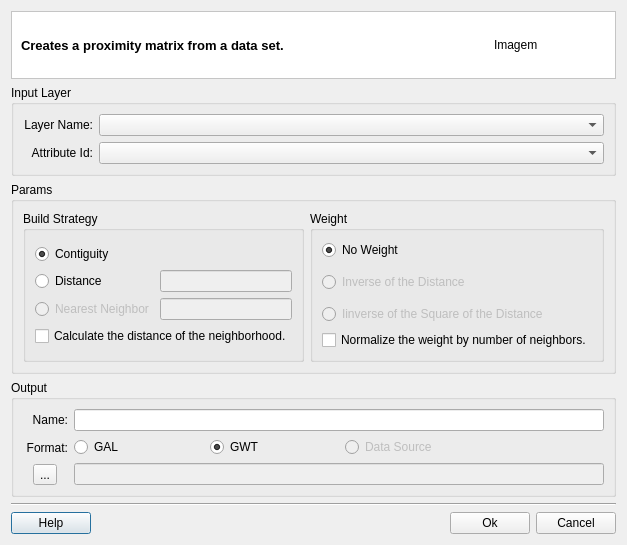
<?xml version="1.0" encoding="UTF-8"?>
<ui version="4.0">
 <class>ProximityMatrixCreatorDialogForm</class>
 <widget class="QDialog" name="ProximityMatrixCreatorDialogForm">
  <property name="geometry">
   <rect>
    <x>0</x>
    <y>0</y>
    <width>584</width>
    <height>505</height>
   </rect>
  </property>
  <property name="windowTitle">
   <string>Create Proximity Matrix</string>
  </property>
  <layout class="QGridLayout" name="gridLayout_18">
   <item row="0" column="0">
    <layout class="QGridLayout" name="gridLayout_17">
     <item row="0" column="0">
      <widget class="QFrame" name="frame">
       <property name="styleSheet">
        <string notr="true">QWidget { background: white }</string>
       </property>
       <property name="frameShape">
        <enum>QFrame::StyledPanel</enum>
       </property>
       <property name="frameShadow">
        <enum>QFrame::Sunken</enum>
       </property>
       <layout class="QGridLayout" name="gridLayout_2">
        <item row="0" column="0">
         <widget class="QLabel" name="m_titleLabel">
          <property name="font">
           <font>
            <pointsize>10</pointsize>
            <weight>75</weight>
            <bold>true</bold>
           </font>
          </property>
          <property name="text">
           <string>Creates a proximity matrix from a data set.</string>
          </property>
         </widget>
        </item>
        <item row="0" column="1">
         <widget class="QLabel" name="m_imgLabel">
          <property name="minimumSize">
           <size>
            <width>112</width>
            <height>48</height>
           </size>
          </property>
          <property name="maximumSize">
           <size>
            <width>48</width>
            <height>48</height>
           </size>
          </property>
          <property name="text">
           <string>Imagem</string>
          </property>
         </widget>
        </item>
       </layout>
      </widget>
     </item>
     <item row="2" column="0">
      <widget class="QGroupBox" name="groupBox_3">
       <property name="title">
        <string>Params</string>
       </property>
       <property name="flat">
        <bool>true</bool>
       </property>
       <layout class="QGridLayout" name="gridLayout_16">
        <item row="0" column="0">
         <layout class="QGridLayout" name="gridLayout_15">
          <item row="0" column="0">
           <widget class="QGroupBox" name="groupBox_4">
            <property name="title">
             <string>Build Strategy</string>
            </property>
            <property name="flat">
             <bool>true</bool>
            </property>
            <layout class="QGridLayout" name="gridLayout_10">
             <item row="0" column="0">
              <layout class="QGridLayout" name="gridLayout_9">
               <property name="verticalSpacing">
                <number>6</number>
               </property>
               <item row="0" column="0">
                <layout class="QGridLayout" name="gridLayout_8">
                 <item row="0" column="0">
                  <widget class="QRadioButton" name="m_buildStratContiguityRadioButton">
                   <property name="text">
                    <string>Contiguity</string>
                   </property>
                   <property name="checked">
                    <bool>true</bool>
                   </property>
                  </widget>
                 </item>
                 <item row="1" column="0">
                  <widget class="QRadioButton" name="m_buildStratDistanceRadioButton">
                   <property name="text">
                    <string>Distance</string>
                   </property>
                  </widget>
                 </item>
                 <item row="1" column="1">
                  <widget class="QLineEdit" name="m_distanceLineEdit">
                   <property name="enabled">
                    <bool>false</bool>
                   </property>
                  </widget>
                 </item>
                 <item row="2" column="0">
                  <widget class="QRadioButton" name="m_buildStratNNRadioButton">
                   <property name="enabled">
                    <bool>false</bool>
                   </property>
                   <property name="text">
                    <string>Nearest Neighbor</string>
                   </property>
                  </widget>
                 </item>
                 <item row="2" column="1">
                  <widget class="QLineEdit" name="m_nearNeighborLineEdit">
                   <property name="enabled">
                    <bool>false</bool>
                   </property>
                  </widget>
                 </item>
                </layout>
               </item>
               <item row="1" column="0">
                <widget class="QCheckBox" name="m_calcDistCheckBox">
                 <property name="text">
                  <string>Calculate the distance of the neighborhood.</string>
                 </property>
                </widget>
               </item>
              </layout>
             </item>
            </layout>
           </widget>
          </item>
          <item row="0" column="1">
           <widget class="QGroupBox" name="groupBox_5">
            <property name="sizePolicy">
             <sizepolicy hsizetype="Preferred" vsizetype="Preferred">
              <horstretch>0</horstretch>
              <verstretch>0</verstretch>
             </sizepolicy>
            </property>
            <property name="title">
             <string>Weight</string>
            </property>
            <property name="flat">
             <bool>true</bool>
            </property>
            <layout class="QGridLayout" name="gridLayout_11">
             <item row="0" column="0">
              <layout class="QGridLayout" name="gridLayout_12">
               <property name="verticalSpacing">
                <number>6</number>
               </property>
               <item row="0" column="0">
                <layout class="QGridLayout" name="gridLayout_13">
                 <property name="verticalSpacing">
                  <number>12</number>
                 </property>
                 <item row="2" column="0">
                  <widget class="QRadioButton" name="m_weightSquareInverseDistRadioButton">
                   <property name="enabled">
                    <bool>false</bool>
                   </property>
                   <property name="text">
                    <string>Iinverse of the Square of the Distance</string>
                   </property>
                   <property name="checked">
                    <bool>false</bool>
                   </property>
                  </widget>
                 </item>
                 <item row="1" column="0">
                  <widget class="QRadioButton" name="m_weightInverseDistRadioButton">
                   <property name="enabled">
                    <bool>false</bool>
                   </property>
                   <property name="text">
                    <string>Inverse of the Distance</string>
                   </property>
                  </widget>
                 </item>
                 <item row="0" column="0">
                  <widget class="QRadioButton" name="m_weightNoWeightRadioButton">
                   <property name="text">
                    <string>No Weight</string>
                   </property>
                   <property name="checked">
                    <bool>true</bool>
                   </property>
                  </widget>
                 </item>
                </layout>
               </item>
               <item row="1" column="0">
                <widget class="QCheckBox" name="m_normalizeWeightCheckBox">
                 <property name="text">
                  <string>Normalize the weight by number of neighbors.</string>
                 </property>
                </widget>
               </item>
              </layout>
             </item>
            </layout>
           </widget>
          </item>
         </layout>
        </item>
       </layout>
      </widget>
     </item>
     <item row="3" column="0">
      <widget class="QGroupBox" name="groupBox_2">
       <property name="title">
        <string>Output</string>
       </property>
       <property name="flat">
        <bool>true</bool>
       </property>
       <layout class="QGridLayout" name="gridLayout_20">
        <item row="0" column="0">
         <layout class="QGridLayout" name="gridLayout_19">
          <item row="0" column="0">
           <layout class="QGridLayout" name="gridLayout_6">
            <item row="0" column="0">
             <widget class="QLabel" name="label_3">
              <property name="minimumSize">
               <size>
                <width>45</width>
                <height>0</height>
               </size>
              </property>
              <property name="text">
               <string>Name:</string>
              </property>
              <property name="alignment">
               <set>Qt::AlignRight|Qt::AlignTrailing|Qt::AlignVCenter</set>
              </property>
             </widget>
            </item>
            <item row="1" column="0">
             <widget class="QLabel" name="label_4">
              <property name="minimumSize">
               <size>
                <width>45</width>
                <height>0</height>
               </size>
              </property>
              <property name="text">
               <string>Format:</string>
              </property>
              <property name="alignment">
               <set>Qt::AlignRight|Qt::AlignTrailing|Qt::AlignVCenter</set>
              </property>
             </widget>
            </item>
            <item row="2" column="0">
             <layout class="QGridLayout" name="gridLayout_4">
              <item row="0" column="0">
               <widget class="QToolButton" name="m_fileToolButton">
                <property name="text">
                 <string>...</string>
                </property>
               </widget>
              </item>
             </layout>
            </item>
           </layout>
          </item>
          <item row="0" column="1">
           <layout class="QGridLayout" name="gridLayout_14">
            <item row="0" column="0">
             <widget class="QLineEdit" name="m_nameLineEdit"/>
            </item>
            <item row="1" column="0">
             <layout class="QGridLayout" name="gridLayout_7">
              <item row="0" column="0">
               <widget class="QRadioButton" name="m_galRadioButton">
                <property name="sizePolicy">
                 <sizepolicy hsizetype="MinimumExpanding" vsizetype="Fixed">
                  <horstretch>0</horstretch>
                  <verstretch>0</verstretch>
                 </sizepolicy>
                </property>
                <property name="text">
                 <string>GAL</string>
                </property>
               </widget>
              </item>
              <item row="0" column="1">
               <widget class="QRadioButton" name="m_gwtRadioButton">
                <property name="sizePolicy">
                 <sizepolicy hsizetype="MinimumExpanding" vsizetype="Fixed">
                  <horstretch>0</horstretch>
                  <verstretch>0</verstretch>
                 </sizepolicy>
                </property>
                <property name="text">
                 <string>GWT</string>
                </property>
                <property name="checked">
                 <bool>true</bool>
                </property>
               </widget>
              </item>
              <item row="0" column="2">
               <widget class="QRadioButton" name="m_dsRadioButton">
                <property name="enabled">
                 <bool>false</bool>
                </property>
                <property name="sizePolicy">
                 <sizepolicy hsizetype="MinimumExpanding" vsizetype="Fixed">
                  <horstretch>0</horstretch>
                  <verstretch>0</verstretch>
                 </sizepolicy>
                </property>
                <property name="text">
                 <string>Data Source</string>
                </property>
               </widget>
              </item>
              <item row="0" column="3">
               <spacer name="horizontalSpacer_2">
                <property name="orientation">
                 <enum>Qt::Horizontal</enum>
                </property>
                <property name="sizeHint" stdset="0">
                 <size>
                  <width>40</width>
                  <height>20</height>
                 </size>
                </property>
               </spacer>
              </item>
             </layout>
            </item>
            <item row="2" column="0">
             <widget class="QLineEdit" name="m_locationLineEdit">
              <property name="enabled">
               <bool>false</bool>
              </property>
             </widget>
            </item>
           </layout>
          </item>
         </layout>
        </item>
       </layout>
      </widget>
     </item>
     <item row="4" column="0">
      <layout class="QGridLayout" name="gridLayout">
       <item row="0" column="0" colspan="4">
        <widget class="Line" name="line">
         <property name="orientation">
          <enum>Qt::Horizontal</enum>
         </property>
        </widget>
       </item>
       <item row="1" column="0">
        <widget class="te::qt::widgets::HelpPushButton" name="m_helpPushButton">
         <property name="text">
          <string>Help</string>
         </property>
        </widget>
       </item>
       <item row="1" column="1">
        <spacer name="horizontalSpacer">
         <property name="orientation">
          <enum>Qt::Horizontal</enum>
         </property>
         <property name="sizeHint" stdset="0">
          <size>
           <width>40</width>
           <height>20</height>
          </size>
         </property>
        </spacer>
       </item>
       <item row="1" column="2">
        <widget class="QPushButton" name="m_okPushButton">
         <property name="text">
          <string>Ok</string>
         </property>
        </widget>
       </item>
       <item row="1" column="3">
        <widget class="QPushButton" name="m_cancelPushButton">
         <property name="text">
          <string>Cancel</string>
         </property>
        </widget>
       </item>
      </layout>
     </item>
     <item row="1" column="0">
      <widget class="QGroupBox" name="groupBox">
       <property name="title">
        <string>Input Layer</string>
       </property>
       <property name="flat">
        <bool>true</bool>
       </property>
       <layout class="QGridLayout" name="gridLayout_5">
        <item row="0" column="0">
         <layout class="QGridLayout" name="gridLayout_3">
          <item row="0" column="0">
           <widget class="QLabel" name="label">
            <property name="minimumSize">
             <size>
              <width>70</width>
              <height>0</height>
             </size>
            </property>
            <property name="text">
             <string>Layer Name:</string>
            </property>
            <property name="alignment">
             <set>Qt::AlignRight|Qt::AlignTrailing|Qt::AlignVCenter</set>
            </property>
           </widget>
          </item>
          <item row="0" column="1">
           <widget class="QComboBox" name="m_inputLayerComboBox"/>
          </item>
          <item row="1" column="0">
           <widget class="QLabel" name="label_2">
            <property name="minimumSize">
             <size>
              <width>70</width>
              <height>0</height>
             </size>
            </property>
            <property name="text">
             <string>Attribute Id:</string>
            </property>
            <property name="alignment">
             <set>Qt::AlignRight|Qt::AlignTrailing|Qt::AlignVCenter</set>
            </property>
           </widget>
          </item>
          <item row="1" column="1">
           <widget class="QComboBox" name="m_attrIdComboBox">
            <property name="enabled">
             <bool>true</bool>
            </property>
            <property name="sizePolicy">
             <sizepolicy hsizetype="MinimumExpanding" vsizetype="Fixed">
              <horstretch>0</horstretch>
              <verstretch>0</verstretch>
             </sizepolicy>
            </property>
           </widget>
          </item>
         </layout>
        </item>
       </layout>
      </widget>
     </item>
    </layout>
   </item>
  </layout>
 </widget>
 <customwidgets>
  <customwidget>
   <class>te::qt::widgets::HelpPushButton</class>
   <extends>QPushButton</extends>
   <header>terralib/qt/widgets/help/HelpPushButton.h</header>
  </customwidget>
 </customwidgets>
 <tabstops>
  <tabstop>m_inputLayerComboBox</tabstop>
  <tabstop>m_attrIdComboBox</tabstop>
  <tabstop>m_buildStratContiguityRadioButton</tabstop>
  <tabstop>m_buildStratDistanceRadioButton</tabstop>
  <tabstop>m_buildStratNNRadioButton</tabstop>
  <tabstop>m_calcDistCheckBox</tabstop>
  <tabstop>m_distanceLineEdit</tabstop>
  <tabstop>m_nearNeighborLineEdit</tabstop>
  <tabstop>m_weightNoWeightRadioButton</tabstop>
  <tabstop>m_weightInverseDistRadioButton</tabstop>
  <tabstop>m_weightSquareInverseDistRadioButton</tabstop>
  <tabstop>m_normalizeWeightCheckBox</tabstop>
  <tabstop>m_nameLineEdit</tabstop>
  <tabstop>m_galRadioButton</tabstop>
  <tabstop>m_gwtRadioButton</tabstop>
  <tabstop>m_dsRadioButton</tabstop>
  <tabstop>m_fileToolButton</tabstop>
  <tabstop>m_locationLineEdit</tabstop>
  <tabstop>m_okPushButton</tabstop>
  <tabstop>m_cancelPushButton</tabstop>
  <tabstop>m_helpPushButton</tabstop>
 </tabstops>
 <resources/>
 <connections>
  <connection>
   <sender>m_buildStratDistanceRadioButton</sender>
   <signal>toggled(bool)</signal>
   <receiver>m_distanceLineEdit</receiver>
   <slot>setEnabled(bool)</slot>
   <hints>
    <hint type="sourcelabel">
     <x>71</x>
     <y>223</y>
    </hint>
    <hint type="destinationlabel">
     <x>176</x>
     <y>226</y>
    </hint>
   </hints>
  </connection>
  <connection>
   <sender>m_buildStratNNRadioButton</sender>
   <signal>toggled(bool)</signal>
   <receiver>m_nearNeighborLineEdit</receiver>
   <slot>setEnabled(bool)</slot>
   <hints>
    <hint type="sourcelabel">
     <x>94</x>
     <y>249</y>
    </hint>
    <hint type="destinationlabel">
     <x>168</x>
     <y>252</y>
    </hint>
   </hints>
  </connection>
  <connection>
   <sender>m_cancelPushButton</sender>
   <signal>released()</signal>
   <receiver>ProximityMatrixCreatorDialogForm</receiver>
   <slot>close()</slot>
   <hints>
    <hint type="sourcelabel">
     <x>549</x>
     <y>438</y>
    </hint>
    <hint type="destinationlabel">
     <x>548</x>
     <y>458</y>
    </hint>
   </hints>
  </connection>
 </connections>
</ui>
